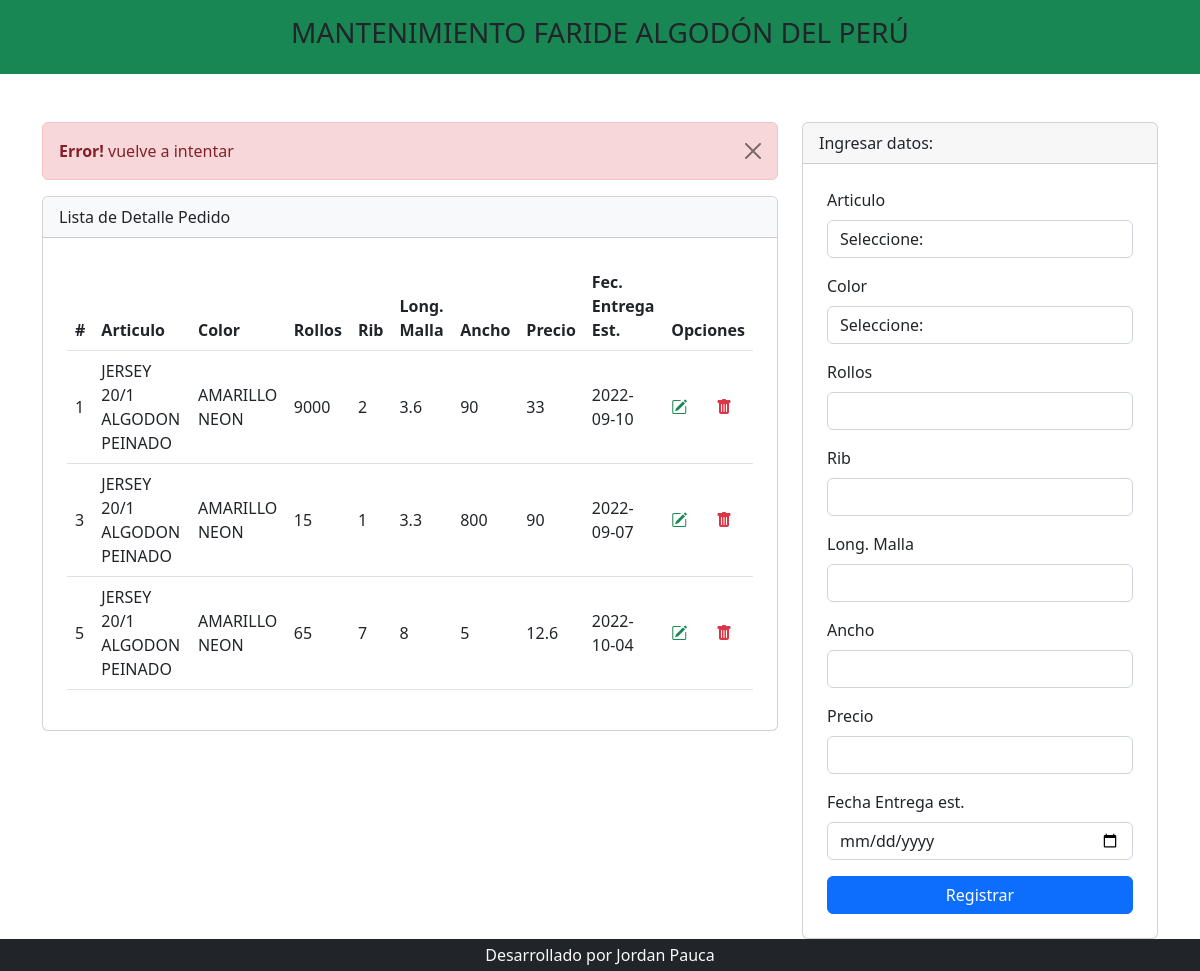
/listar_detallePedido.php?mensaje=error, run on the app's committed database.
### tables this page shows
CREATE TABLE `detalle_pedido` (
  `id_detalle` int(11) NOT NULL,
  `id_pedido` int(11) NOT NULL,
  `id_articulo` int(11) NOT NULL,
  `id_color` int(11) NOT NULL,
  `cantidad_rollos_art` int(11) NOT NULL,
  `cantidad_rollos_rib` int(11) NOT NULL,
  `long_malla` double NOT NULL,
  `ancho` int(11) NOT NULL,
  `precio_kg` double NOT NULL,
  `fecha_entrega` date NOT NULL COMMENT 'FECHA ESTIMADA'
);

CREATE TABLE `articulo` (
  `id_articulo` int(11) NOT NULL,
  `id_tipo_tela` int(11) NOT NULL,
  `id_hilo` int(11) NOT NULL,
  `desc_articulo` varchar(150) NOT NULL,
  `longitud_malla` double(16,2) NOT NULL,
  `ancho` int(11) NOT NULL
);

CREATE TABLE `color` (
  `id_color` int(11) NOT NULL,
  `descripcion` varchar(100) NOT NULL
);

### listar_detallePedido.php (the view, shortened to what this page needs)
<?php include 'template/header.php' ?>
<?php
include_once "model/conexion.php";
$sentencia = $bd->query("SELECT detalle_pedido.id_detalle,detalle_pedido.id_pedido ,detalle_pedido.id_articulo, articulo.desc_articulo, detalle_pedido.id_color, color.descripcion, detalle_pedido.cantidad_rollos_art, detalle_pedido.cantidad_rollos_rib, detalle_pedido.long_malla, detalle_pedido.ancho, detalle_pedido.precio_kg,detalle_pedido.fecha_entrega
FROM detalle_pedido
INNER JOIN articulo ON detalle_pedido.id_articulo=articulo.id_articulo
INNER JOIN color ON detalle_pedido.id_color=color.id_color
ORDER BY detalle_pedido.id_detalle ASC;");
$detalle_pedido = $sentencia->fetchAll(PDO::FETCH_OBJ);
?>
<div class="container mt-5">
    <div class="row justify-content-center">
        <div class="col-md-8">
    <?php
        if(isset($_GET['mensaje']) and $_GET['mensaje']=='error'){
    ?>
    <div class="alert alert-danger alert-dismissible fade show" role="alert">
    <strong>Error!</strong> vuelve a intentar
    <button type="button" class="btn-close" data-bs-dismiss="alert" aria-label="Close"></button>
    </div>
    <?php
        }
    ?>
            <div class="card">
                <div class="card-header bg-light">
                    Lista de Detalle Pedido
                </div>
                <div class="p-4">
                    <div class="table-responsive">
                        <table class="table align-middle">
                            <thead>
                                <tr>
                                    <th scope="col">#</th>
                                    <th scope="col">Articulo</th>
                                    <th scope="col">Color</th>
                                    <th scope="col">Rollos</th>
                                    <th scope="col">Rib</th>
                                    <th scope="col">Long. Malla</th>
                                    <th scope="col">Ancho</th>
                                    <th scope="col">Precio</th>
                                    <th scope="col">Fec. Entrega Est.</th>
                                    <th scope="col" colspan="2">Opciones</th>
                                </tr>
                            </thead>
                            <tbody>
                                <?php
                                    foreach($detalle_pedido as $dato){
                                ?>
                                <tr>
                                    <td scope="row"><?php echo $dato->id_detalle; ?></td>
                                    <td><?php echo $dato->desc_articulo; ?></td>
                                    <td><?php echo $dato->descripcion; ?></td>
                                    <td><?php echo $dato->cantidad_rollos_art; ?></td>
                                    <td><?php echo $dato->cantidad_rollos_rib; ?></td>
                                    <td><?php echo $dato->long_malla; ?></td>
                                    <td><?php echo $dato->ancho; ?></td>
                                    <td><?php echo $dato->precio_kg; ?></td>
                                    <td><?php echo $dato->fecha_entrega; ?></td>
                                    <td><a class="text-success" href="editar_detallePedido.php?codigo=<?php echo $dato->id_detalle;?>&id_articulo=<?php echo $dato->id_articulo;?>&id_color=<?php echo $dato->id_color;?>&id_pedido=<?php echo $dato->id_pedido;?>"><i class="bi bi-pencil-square"></i></a></td>
                                    <td><a onclick="return confirm('Estas seguro de eliminar?');" class="text-danger" href="eliminar_detallePedido.php?codigo=<?php echo $dato->id_detalle; ?>"><i class="bi bi-trash-fill"></i></a></td>
                                </tr>
                                <?php
                                    }
                                ?>
                            </tbody>
                        </table>
                    </div>
                </div>
            </div>
        </div>
        <div class="col-md-4">
            <div class="card">
                <div class="card-header">
                    Ingresar datos:
                </div>
                <form class="p-4" method="POST" action="registrar_detallePedido.php">
                    <div class="mb-3">
                    <label class="form-label">Articulo</label>
                    <select class="form-control" name="txtArticulo" >
                    <option value="">Seleccione:</option>
                    </select>
                    </div>
                    <div class="mb-3">
                    <label class="form-label">Color</label>
                    <select class="form-control" name="txtColor" >
                    <option value="">Seleccione:</option>
                    </select>
                    </div>
                    <div class="mb-3">
                        <label class="form-label">Rollos</label>
                        <input type="number" class="form-control" name="txtRollos" autofocus required>
                    </div>
                    <div class="mb-3">
                        <label class="form-label">Rib</label>
                        <input type="number" class="form-control" name="txtRib"  required>
                    </div>
                    <div class="mb-3">
                        <label class="form-label">Long. Malla</label>
                        <input type="number" step="any" class="form-control" name="txtMalla"  required>
                    </div>
                    <div class="mb-3">
                        <label class="form-label">Ancho</label>
                        <input type="number" class="form-control" name="txtAncho"  required>
                    </div>
                    <div class="mb-3">
                        <label class="form-label">Precio</label>
                        <input type="number" step="any" class="form-control" name="txtPrecio"  required>
                    </div>
                    <div class="mb-3">
                        <label class="form-label">Fecha Entrega est.</label>
                        <input type="date" class="form-control" name="txtFecha"  required>
                    </div>
                    <div class="d-grid">
                        <input type="submit" class="btn btn-primary" value="Registrar" required>
                    </div>
                </form>
            </div>
        </div>
    </div>
</div>
<?php include 'template/footer.php' ?>

### data on the page
detalle_pedido: id_detalle "1", id_articulo.desc_articulo "JERSEY 20/1 ALGODON PEINADO", id_color.descripcion "AMARILLO NEON", cantidad_rollos_art "9000", cantidad_rollos_rib "2", long_malla "3.6", ancho "90", precio_kg "33", fecha_entrega "2022-09-10"
detalle_pedido: id_detalle "3", id_articulo.desc_articulo "JERSEY 20/1 ALGODON PEINADO", id_color.descripcion "AMARILLO NEON", cantidad_rollos_art "15", cantidad_rollos_rib "1", long_malla "3.3", ancho "800", precio_kg "90", fecha_entrega "2022-09-07"
detalle_pedido: id_detalle "5", id_articulo.desc_articulo "JERSEY 20/1 ALGODON PEINADO", id_color.descripcion "AMARILLO NEON", cantidad_rollos_art "65", cantidad_rollos_rib "7", long_malla "8", ancho "5", precio_kg "12.6", fecha_entrega "2022-10-04"
